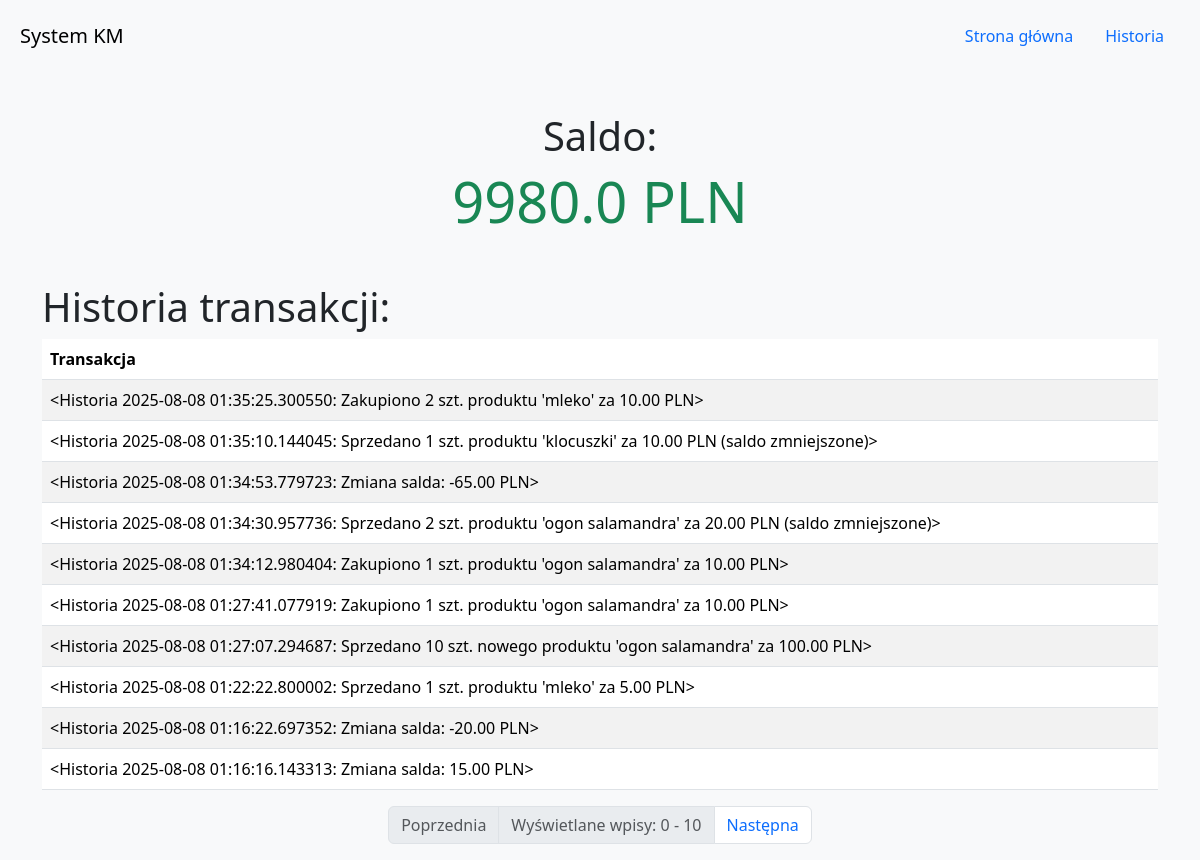
/historia/, run on the app's committed database.
### models.py (models this page shows, shortened)
class Saldo(db.Model):
    id = db.Column(db.Integer, primary_key=True)
    amount = db.Column(db.Float, nullable=False, default=0.0)

class Historia(db.Model):
    id = db.Column(db.Integer, primary_key=True)
    opis = db.Column(db.String(255), nullable=False)
    data = db.Column(db.DateTime, nullable=False, default=datetime.utcnow)
    def __repr__(self):
        return f"<Historia {self.data}: {self.opis}>"

### routes.py (the view)
@systemks_blueprint.route('/historia/', defaults={'start': None, 'koniec': None})
@systemks_blueprint.route('/historia/<int:start>/<int:koniec>')
def historia(start, koniec):
    stan = get_system_state()
    pelna_historia = stan['historia']
    page_size = 10
    if start is None or koniec is None:
        start = 0
        koniec = page_size
    start = max(0, start)
    koniec = min(len(pelna_historia), koniec)
    fragment_historia = pelna_historia[start:koniec]
    prev_start = max(0, start - page_size)
    prev_koniec = start
    next_start = koniec
    next_koniec = min(len(pelna_historia), koniec + page_size)
    has_prev = start > 0
    has_next = koniec < len(pelna_historia)
    return render_template(
        "historia.html",
        saldo=stan['saldo'],
        historia=fragment_historia,
        start=start,
        koniec=koniec,
        prev_start=prev_start,
        prev_koniec=prev_koniec,
        next_start=next_start,
        next_koniec=next_koniec,
        has_prev=has_prev,
        has_next=has_next
    )

### Prosty_sys_księgowy.py (called while the page is built)
def get_system_state():
    saldo = Saldo.query.first()
    magazyn = Products.query.all()
    historia = Historia.query.order_by(Historia.data.desc()).limit(50).all()
    return {
        "saldo": saldo.amount if saldo else 0,
        "magazyn": magazyn,
        "historia": historia
    }

### templates/historia.html (shortened to what this page needs)
<!DOCTYPE html>
<html lang="pl">
<head>
    <link href="https://cdn.jsdelivr.net/npm/bootstrap@5.3.7/dist/css/bootstrap.min.css" rel="stylesheet"
>
</head>
<body class="bg-light text-dark m-2 p-0">
<nav class="navbar navbar-expand-lg bg-body-tertiary">
    <div class="container-fluid">
        <a class="navbar-brand" href="{{ url_for('strona_glowna.index') }}">System KM</a>
        <div id="navbarSupportedContent">
            <ul class="nav justify-content-end">
                <li class="nav-item">
                    <a class="nav-link" aria-current="page" href="{{ url_for('strona_glowna.index') }}">Strona główna</a>
                </li>
                <li class="nav-item">
                    <a class="nav-link active" href="{{ url_for('strona_glowna.historia') }}">Historia</a>
                </li>
            </ul>
        </div>
    </div>
</nav>
<div class="container text-center my-5">
    <h1 class="display-6">Saldo:</h1>
    <h2 class="display-4 text-success">{{ saldo }} PLN</h2>
</div>
<div class="container">
    <h1>Historia transakcji:</h1>
    <table class="table table-striped">
        <thead>
        <tr>
            <th scope="col">Transakcja</th>
        </tr>
        </thead>
        <tbody>
        {% for wpis in historia %}
            <tr>
                <td>{{ wpis }}</td>
            </tr>
        {% else %}
            <tr>
                <td>Brak historii transakcji.</td>
            </tr>
        {% endfor %}
        </tbody>
    </table>
</div>
<div>
    <nav aria-label="Page navigation">
  <ul class="pagination justify-content-center">
    {% if has_prev %}
    <li class="page-item">
      <a class="page-link" href="{{ url_for('strona_glowna.historia', start=prev_start, koniec=prev_koniec) }}">Poprzednia</a>
    </li>
    {% else %}
    <li class="page-item disabled">
      <span class="page-link">Poprzednia</span>
    </li>
    {% endif %}
    <li class="page-item disabled">
      <span class="page-link">Wyświetlane wpisy: {{ start }} - {{ koniec }}</span>
    </li>
    {% if has_next %}
    <li class="page-item">
      <a class="page-link" href="{{ url_for('strona_glowna.historia', start=next_start, koniec=next_koniec) }}">Następna</a>
    </li>
    {% else %}
    <li class="page-item disabled">
      <span class="page-link">Następna</span>
    </li>
    {% endif %}
  </ul>
</nav>
</div>
</body>
</html>

### data on the page
Saldo: amount "9980.0"
Historia: data+opis "<Historia 2025-08-08 01:35:25.300550: Zakupiono 2 szt. produktu 'mleko' za 10.00 PLN>"
Historia: data+opis "<Historia 2025-08-08 01:35:10.144045: Sprzedano 1 szt. produktu 'klocuszki' za 10.00 PLN (saldo zmniejszone)>"
Historia: data+opis "<Historia 2025-08-08 01:34:53.779723: Zmiana salda: -65.00 PLN>"
Historia: data+opis "<Historia 2025-08-08 01:34:30.957736: Sprzedano 2 szt. produktu 'ogon salamandra' za 20.00 PLN (saldo zmniejszone)>"
Historia: data+opis "<Historia 2025-08-08 01:34:12.980404: Zakupiono 1 szt. produktu 'ogon salamandra' za 10.00 PLN>"
Historia: data+opis "<Historia 2025-08-08 01:27:41.077919: Zakupiono 1 szt. produktu 'ogon salamandra' za 10.00 PLN>"
Historia: data+opis "<Historia 2025-08-08 01:27:07.294687: Sprzedano 10 szt. nowego produktu 'ogon salamandra' za 100.00 PLN>"
Historia: data+opis "<Historia 2025-08-08 01:22:22.800002: Sprzedano 1 szt. produktu 'mleko' za 5.00 PLN>"
Historia: data+opis "<Historia 2025-08-08 01:16:22.697352: Zmiana salda: -20.00 PLN>"
Historia: data+opis "<Historia 2025-08-08 01:16:16.143313: Zmiana salda: 15.00 PLN>"

### other printed values
{{ start }} "0"
{{ koniec }} "10"
